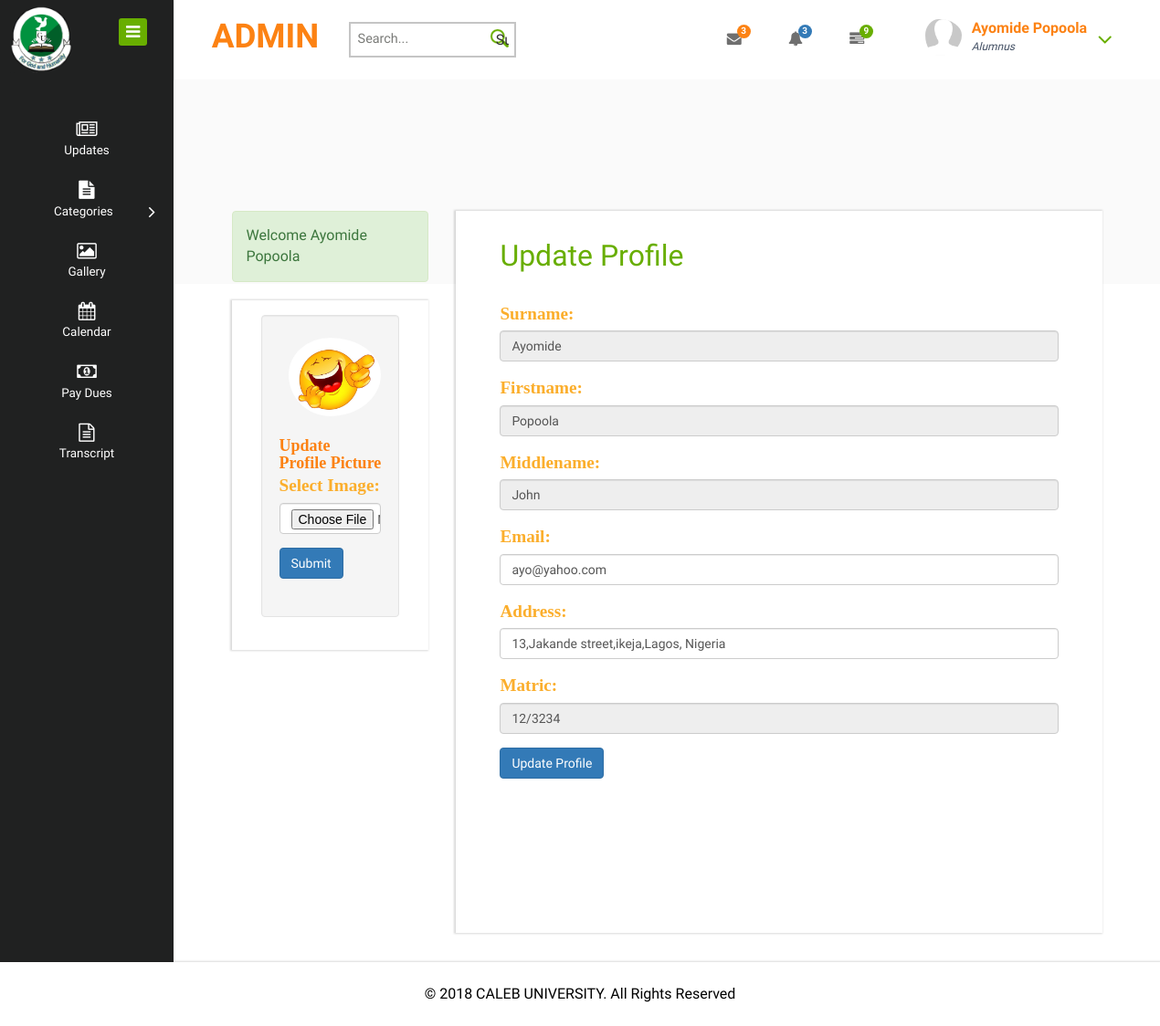
/USER/profile.php (signed in), run on an earlier commit of the app's database.
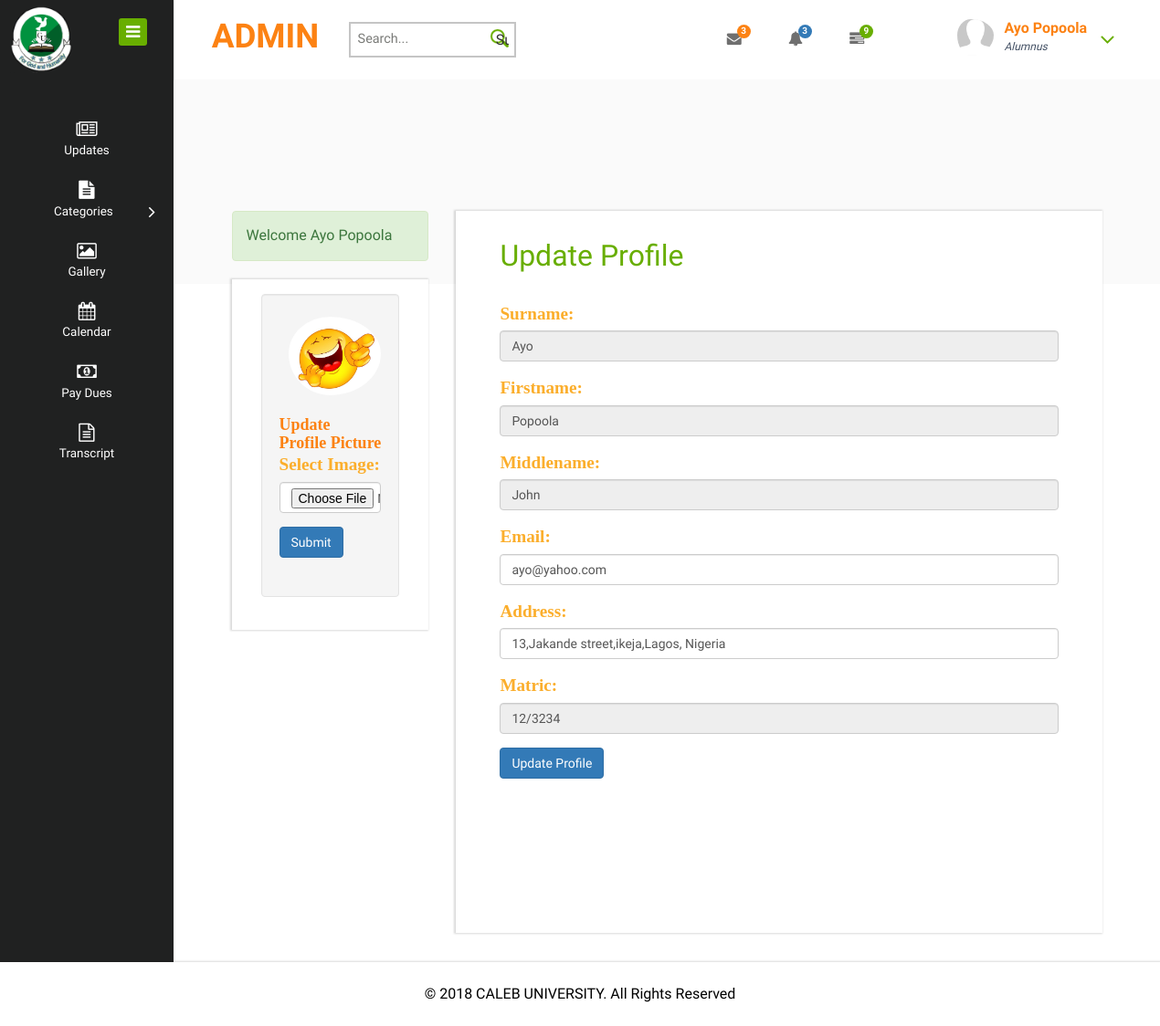
And on a later commit of the database.
### tables this page shows
CREATE TABLE `info` (
  `id` int(255) NOT NULL,
  `surname` varchar(50) NOT NULL,
  `firstname` varchar(50) NOT NULL,
  `middlename` varchar(50) NOT NULL,
  `email` varchar(50) NOT NULL,
  `address` varchar(100) NOT NULL,
  `matric` varchar(10) NOT NULL,
  `phoneno` varchar(20) NOT NULL,
  `department` varchar(50) NOT NULL,
  `gradyear` varchar(5) NOT NULL,
  `password` varchar(20) NOT NULL,
  `category` int(10) NOT NULL,
  `datetimelogged` varchar(10) NOT NULL,
  `bio` varchar(500) NOT NULL,
  `dp` varchar(100) NOT NULL,
  `datetime` varchar(11) NOT NULL,
  `addedby` varchar(11) NOT NULL
);

### USER/profile.php (the view, shortened to what the changed rows need)
<?php require_once("Sessions.php"); ?>
<?php Confirm_Login();  $userid = $_SESSION['User_id']; ?>
<!DOCTYPE HTML>
<html>
<?php include("head.php") ?>
<body>
<div class="page-container">
   <div class="left-content">
	   <div class="mother-grid-inner">
		<div class="header-main">
            <div class="header-left">
                    <div class="logo-name">
                             <a href="admindashboard.php"> <h1>ADMIN</h1>
                              </a>
                    </div>
            </div>
                 <div class="header-right">
                        <div class="profile_details">
                            <ul>
                            <li class="dropdown profile_details_drop">
                                    <a href="#" class="dropdown-toggle" data-toggle="dropdown" aria-expanded="false">
                                        <div class="profile_img">
                                                <div class="user-name">
                                                        <p><?php echo $_SESSION['User_Username']; ?></p>
                                                        <span>Alumnus</span>
                                                </div>
                                        </div>
                                    </a>
                            </li>
                            </ul>
                        </div>
                </div>
            </div>
<div class="inner-block">
    <div class="cols-grids panel-widget">
        <div class="col-md-3">
            <div><?php echo Message();
                   echo SuccessMessage();
                ?></div>
            </div>
                <div class="col-md-9">
                    <div class="typo-wells">
                        <div class="cols-grids panel-widget">
    	<h2>Update Profile</h2>
        <?php
            global $conn;
            $sql9="SELECT * FROM info WHERE id='$userid'";
            $Execute1 = mysqli_query($conn,$sql9);
while($DataRows = mysqli_fetch_array($Execute1,MYSQLI_ASSOC)){
	$Surname=$DataRows["surname"];
	$Firstname=$DataRows["firstname"];
	$Middlename=$DataRows["middlename"];
	$Email=$DataRows["email"];
	$Address=$DataRows["address"];
	$Matric=$DataRows["matric"];
}
        ?>
          <div>
            <form action="profile.php" method="post">
                                  <fieldset>
                    <div class="form-group">
                    <label for="surname"><span class="FieldInfo">Surname:</span></label>
                    <input disabled  class="form-control" type="text" name="Surname" id="surname" value="<?php echo $Surname; ?>" placeholder="Surname...">
                    </div>
                     <div  class="form-group">
                    <label   for="fistname"><span class="FieldInfo">Firstname:</span></label>
                    <input disabled  class="form-control" type="text" name="Firstname" id="firstname" value="<?php echo $Firstname; ?>" placeholder="First name...">
                    </div>
                        <div class="form-group">
                    <label for="middlename"><span class="FieldInfo">Middlename:</span></label>
                    <input disabled   class="form-control" type="text" name="Middlename" id="middlename" value="<?php echo $Middlename; ?>" placeholder="Middle name...">
                    </div>
                        <div class="form-group">
                    <label for="email"><span class="FieldInfo">Email:</span></label>
                    <input  class="form-control" type="email" name="Email" id="email" value="<?php echo $Email; ?>" placeholder="Email...">
                    </div>
                        <div class="form-group">
                    <label for="address"><span class="FieldInfo">Address:</span></label>
                    <input  class="form-control" type="text" name="Address" id="address" value="<?php echo $Address; ?>" placeholder="Adresss...">
                    </div>
                        <div class="form-group">
                    <label for="matric"><span class="FieldInfo">Matric:</span></label>
                    <input disabled  class="form-control" type="text" name="Matric" id="matric" value="<?php echo $Matric; ?>" placeholder="Matric No...">
                    </div>
                    </fieldset>
                    <br>
            </form>
             </div>
	 </div>
        <br>
<br>
<br>
<br>
<br>
</div>
</div>
</div>
</div>
</div>
</div>
</div>
</body>
</html>

What changed in the data, as far as the page shows it:
changed info "Popoola": Surname "Ayomide" → "Ayo"
Also different on the page:
$_SESSION['User_Username']: "Ayomide Popoola" → "Ayo Popoola"
SuccessMessage(): "Welcome Ayomide Popoola" → "Welcome Ayo Popoola"
